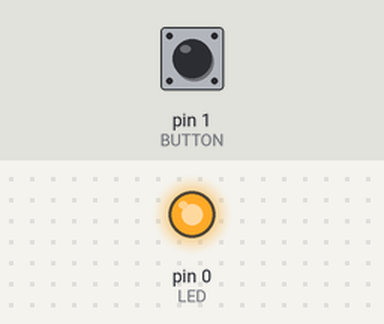
The sketch below on a simulated Arduino Uno, built with avr-gcc and run on an emulated ATmega328P. Shown: output pins drawn as LEDs (lit = HIGH). Inputs (shaded band) come from the test bench; at power-on: pin 1 (BUTTON) LOW. The modem accepts every AT command (registered, SIM ready, sends succeed) and sends nothing else.

Above: at 1.2 s.
1.3 s: pin 1 (BUTTON) pulled HIGH for 0.15 s
At 2.1 s:
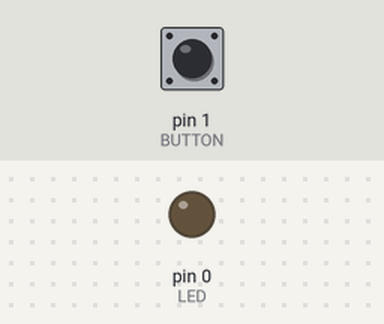
2.9 s: pin 1 (BUTTON) pulled HIGH for 1 s
At 3.2 s:
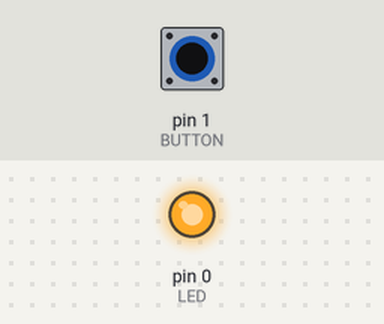
5.4 s: pin 1 (BUTTON) pulled HIGH for 3.2 s
At 6.4 s:
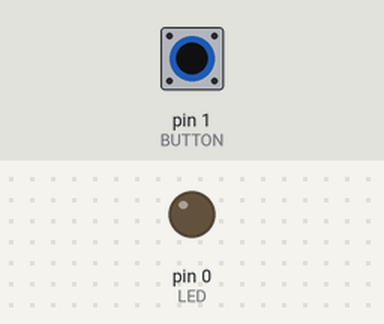
Timing chart, 0 to 8.4 s (numbered marks = the images above; inputs shaded):
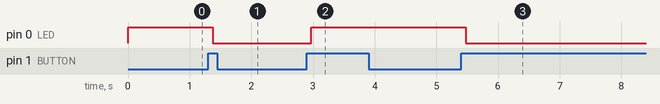

The sketch:

button_led.ino
```cpp
#define LED 0
#define BUTTON 1

#include <SoftwareSerial.h>

SoftwareSerial mySerial(3, 4); // RX, TX
int ledState = HIGH;
int buttonState = 0;
int lastButtonState = LOW;   // the previous reading from the input pin
unsigned long lastDebounceTime = 0;  // the last time the output pin was toggled
unsigned long debounceDelay = 50;    // the debounce time; increase if the output flickers
String message;

void setup() {
   mySerial.begin(9600);
   pinMode(LED, OUTPUT);
   pinMode(BUTTON, INPUT);
}

void button_update(){
  int reading = digitalRead(BUTTON);

  if (reading != lastButtonState) {
    // reset the debouncing timer
    lastDebounceTime = millis();
  }

  if ((millis() - lastDebounceTime) > debounceDelay) {
    // whatever the reading is at, it's been there for longer than the debounce
    // delay, so take it as the actual current state:

    // if the button state has changed:
    if (reading != buttonState) {
      buttonState = reading;

      // only toggle the LED if the new button state is HIGH
      if (buttonState == HIGH) {
        ledState = !ledState;
        mySerial.println("AT+BUTTON_1=pressed");
      }
    }
  }

  // save the reading. Next time through the loop, it'll be the lastButtonState:
  lastButtonState = reading;
}

void print_led_state() {
  mySerial.print("AT+LED=");
  mySerial.println(ledState);
}

void turn_led(int state) {
  ledState = state;
  print_led_state();
}

void toggle_led(){
  turn_led(!ledState);
}

void serial_update(){
  while (mySerial.available() > 0) {
    char recieved = mySerial.read();
    message += recieved;

    message.trim();
    // Process message when new line character is recieved
    if (recieved == '\n') {
      if(message == "AT+LED=1") {turn_led(HIGH);}
      if(message == "AT+LED=0") { turn_led(LOW); }
      if(message == "AT+LED=t") { toggle_led(); }
      if(message == "AT+LED=?") { print_led_state(); }

      message = "";
    }
  }
}

void loop() {
  // check button
  button_update();

  // set the LED:
  digitalWrite(LED, ledState);

  // listen serial
  serial_update();
}
```

Measured:
- after the input at 1.3 s, pin 0 (LED): HIGH → LOW after 0.07 s
- after the input at 2.9 s, pin 0 (LED): LOW → HIGH after 0.07 s
- after the input at 5.4 s, pin 0 (LED): HIGH → LOW after 0.07 s
